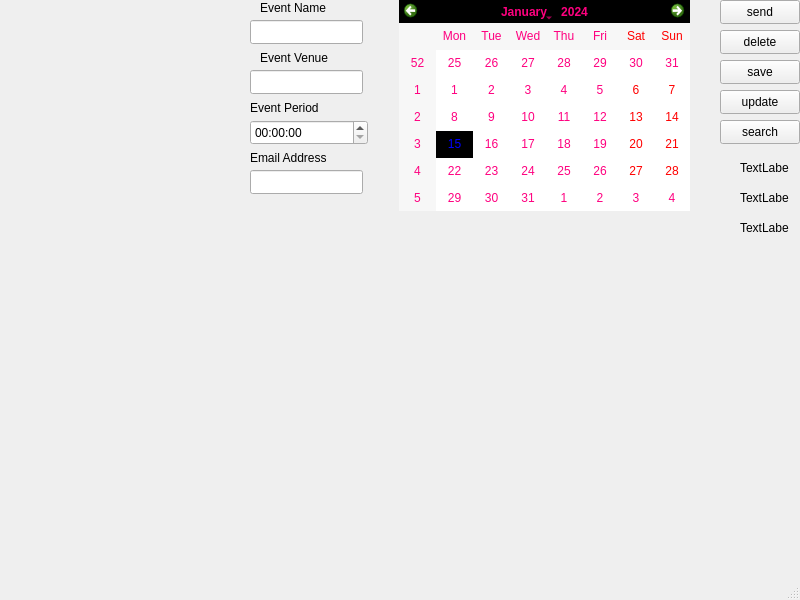
<?xml version="1.0" encoding="UTF-8"?>
<ui version="4.0">
 <class>eventreminder</class>
 <widget class="QMainWindow" name="eventreminder">
  <property name="geometry">
   <rect>
    <x>0</x>
    <y>0</y>
    <width>800</width>
    <height>600</height>
   </rect>
  </property>
  <property name="windowTitle">
   <string>eventreminder</string>
  </property>
  <widget class="QWidget" name="centralwidget">
   <widget class="QLabel" name="nameLabel">
    <property name="geometry">
     <rect>
      <x>260</x>
      <y>0</y>
      <width>71</width>
      <height>16</height>
     </rect>
    </property>
    <property name="text">
     <string>Event Name</string>
    </property>
   </widget>
   <widget class="QLabel" name="venueLabel">
    <property name="geometry">
     <rect>
      <x>260</x>
      <y>50</y>
      <width>71</width>
      <height>16</height>
     </rect>
    </property>
    <property name="text">
     <string>Event Venue</string>
    </property>
   </widget>
   <widget class="QLineEdit" name="venueEdit">
    <property name="geometry">
     <rect>
      <x>250</x>
      <y>70</y>
      <width>113</width>
      <height>24</height>
     </rect>
    </property>
   </widget>
   <widget class="QLabel" name="periodLabel">
    <property name="geometry">
     <rect>
      <x>250</x>
      <y>100</y>
      <width>81</width>
      <height>16</height>
     </rect>
    </property>
    <property name="text">
     <string>Event Period</string>
    </property>
   </widget>
   <widget class="QTimeEdit" name="periodEdit">
    <property name="geometry">
     <rect>
      <x>250</x>
      <y>120</y>
      <width>118</width>
      <height>25</height>
     </rect>
    </property>
   </widget>
   <widget class="QLabel" name="addressLabel">
    <property name="geometry">
     <rect>
      <x>250</x>
      <y>150</y>
      <width>81</width>
      <height>16</height>
     </rect>
    </property>
    <property name="text">
     <string>Email Address</string>
    </property>
   </widget>
   <widget class="QLineEdit" name="nameEdit">
    <property name="geometry">
     <rect>
      <x>250</x>
      <y>20</y>
      <width>113</width>
      <height>24</height>
     </rect>
    </property>
   </widget>
   <widget class="QPushButton" name="sendButton">
    <property name="geometry">
     <rect>
      <x>720</x>
      <y>0</y>
      <width>80</width>
      <height>24</height>
     </rect>
    </property>
    <property name="text">
     <string>send</string>
    </property>
   </widget>
   <widget class="QPushButton" name="deleteButton">
    <property name="geometry">
     <rect>
      <x>720</x>
      <y>30</y>
      <width>80</width>
      <height>24</height>
     </rect>
    </property>
    <property name="text">
     <string>delete</string>
    </property>
   </widget>
   <widget class="QPushButton" name="saveButton">
    <property name="geometry">
     <rect>
      <x>720</x>
      <y>60</y>
      <width>80</width>
      <height>24</height>
     </rect>
    </property>
    <property name="text">
     <string>save</string>
    </property>
   </widget>
   <widget class="QPushButton" name="updateButton">
    <property name="geometry">
     <rect>
      <x>720</x>
      <y>90</y>
      <width>80</width>
      <height>24</height>
     </rect>
    </property>
    <property name="text">
     <string>update</string>
    </property>
   </widget>
   <widget class="QPushButton" name="searchButton">
    <property name="geometry">
     <rect>
      <x>720</x>
      <y>120</y>
      <width>80</width>
      <height>24</height>
     </rect>
    </property>
    <property name="text">
     <string>search</string>
    </property>
   </widget>
   <widget class="QLabel" name="dateLabel">
    <property name="geometry">
     <rect>
      <x>740</x>
      <y>190</y>
      <width>49</width>
      <height>16</height>
     </rect>
    </property>
    <property name="text">
     <string>TextLabel</string>
    </property>
   </widget>
   <widget class="QLabel" name="timeLabel">
    <property name="geometry">
     <rect>
      <x>740</x>
      <y>160</y>
      <width>49</width>
      <height>16</height>
     </rect>
    </property>
    <property name="text">
     <string>TextLabel</string>
    </property>
   </widget>
   <widget class="QLabel" name="dayLabel">
    <property name="geometry">
     <rect>
      <x>740</x>
      <y>220</y>
      <width>49</width>
      <height>16</height>
     </rect>
    </property>
    <property name="autoFillBackground">
     <bool>false</bool>
    </property>
    <property name="text">
     <string>TextLabel</string>
    </property>
   </widget>
   <widget class="QLineEdit" name="addressEdit">
    <property name="geometry">
     <rect>
      <x>250</x>
      <y>170</y>
      <width>113</width>
      <height>24</height>
     </rect>
    </property>
   </widget>
   <widget class="QCalendarWidget" name="calendarWidget">
    <property name="geometry">
     <rect>
      <x>399</x>
      <y>0</y>
      <width>291</width>
      <height>211</height>
     </rect>
    </property>
    <property name="styleSheet">
     <string notr="true">selection-background-color: rgb(0, 0, 0);
selection-color: rgb(0, 0, 255);
gridline-color: rgb(255, 255, 0);
color: rgb(255, 0, 127);</string>
    </property>
   </widget>
  </widget>
  <widget class="QMenuBar" name="menubar">
   <property name="geometry">
    <rect>
     <x>0</x>
     <y>0</y>
     <width>800</width>
     <height>21</height>
    </rect>
   </property>
  </widget>
  <widget class="QStatusBar" name="statusbar"/>
 </widget>
 <resources/>
 <connections/>
</ui>
